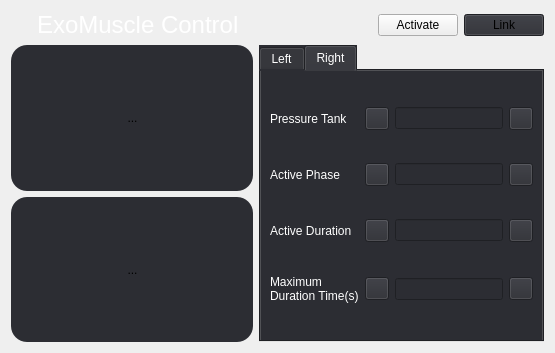
<?xml version="1.0" encoding="UTF-8"?>
<ui version="4.0">
 <class>Form</class>
 <widget class="QWidget" name="Form">
  <property name="geometry">
   <rect>
    <x>0</x>
    <y>0</y>
    <width>555</width>
    <height>353</height>
   </rect>
  </property>
  <property name="windowTitle">
   <string>Form</string>
  </property>
  <property name="styleSheet">
   <string notr="true"/>
  </property>
  <layout class="QVBoxLayout" name="verticalLayout_2">
   <property name="leftMargin">
    <number>0</number>
   </property>
   <property name="topMargin">
    <number>0</number>
   </property>
   <property name="rightMargin">
    <number>0</number>
   </property>
   <property name="bottomMargin">
    <number>0</number>
   </property>
   <item>
    <widget class="QWidget" name="exo_ctl_wid" native="true">
     <layout class="QVBoxLayout" name="verticalLayout_3">
      <property name="leftMargin">
       <number>11</number>
      </property>
      <property name="topMargin">
       <number>11</number>
      </property>
      <property name="rightMargin">
       <number>11</number>
      </property>
      <property name="bottomMargin">
       <number>11</number>
      </property>
      <item>
       <layout class="QHBoxLayout" name="horizontalLayout_3">
        <item>
         <layout class="QHBoxLayout" name="horizontalLayout">
          <item>
           <widget class="QLabel" name="label">
            <property name="minimumSize">
             <size>
              <width>20</width>
              <height>20</height>
             </size>
            </property>
            <property name="maximumSize">
             <size>
              <width>20</width>
              <height>20</height>
             </size>
            </property>
            <property name="text">
             <string/>
            </property>
            <property name="pixmap">
             <pixmap resource="../lib/assets/res.qrc">:/newPrefix/images/icon-park-solid_muscle.png</pixmap>
            </property>
            <property name="scaledContents">
             <bool>true</bool>
            </property>
           </widget>
          </item>
          <item>
           <widget class="QLabel" name="label_2">
            <property name="styleSheet">
             <string notr="true">font-size:24px;
color:#ffffff;</string>
            </property>
            <property name="text">
             <string>ExoMuscle Control</string>
            </property>
           </widget>
          </item>
         </layout>
        </item>
        <item>
         <spacer name="horizontalSpacer">
          <property name="orientation">
           <enum>Qt::Horizontal</enum>
          </property>
          <property name="sizeHint" stdset="0">
           <size>
            <width>40</width>
            <height>20</height>
           </size>
          </property>
         </spacer>
        </item>
        <item>
         <layout class="QHBoxLayout" name="horizontalLayout_2">
          <item>
           <widget class="QPushButton" name="connect_btn">
            <property name="styleSheet">
             <string notr="true"/>
            </property>
            <property name="text">
             <string>Activate</string>
            </property>
           </widget>
          </item>
          <item>
           <widget class="QPushButton" name="pushButton_2">
            <property name="styleSheet">
             <string notr="true">background-color:#2C2D33;</string>
            </property>
            <property name="text">
             <string>Link</string>
            </property>
           </widget>
          </item>
         </layout>
        </item>
       </layout>
      </item>
      <item>
       <layout class="QHBoxLayout" name="horizontalLayout_6">
        <item>
         <layout class="QVBoxLayout" name="verticalLayout">
          <item>
           <widget class="QWidget" name="widget" native="true">
            <property name="styleSheet">
             <string notr="true">background-color: #2C2D33;
border-radius:16px;</string>
            </property>
            <layout class="QVBoxLayout" name="verticalLayout_4">
             <item>
              <spacer name="verticalSpacer_3">
               <property name="orientation">
                <enum>Qt::Vertical</enum>
               </property>
               <property name="sizeHint" stdset="0">
                <size>
                 <width>20</width>
                 <height>1</height>
                </size>
               </property>
              </spacer>
             </item>
             <item>
              <layout class="QHBoxLayout" name="horizontalLayout_4">
               <item>
                <spacer name="horizontalSpacer_2">
                 <property name="orientation">
                  <enum>Qt::Horizontal</enum>
                 </property>
                 <property name="sizeHint" stdset="0">
                  <size>
                   <width>40</width>
                   <height>20</height>
                  </size>
                 </property>
                </spacer>
               </item>
               <item>
                <widget class="QToolButton" name="lerft_forward_btn">
                 <property name="text">
                  <string>...</string>
                 </property>
                 <property name="icon">
                  <iconset resource="../lib/assets/res.qrc">
                   <normaloff>:/newPrefix/images/prime_sort-up-fill (3).png</normaloff>:/newPrefix/images/prime_sort-up-fill (3).png</iconset>
                 </property>
                 <property name="iconSize">
                  <size>
                   <width>30</width>
                   <height>30</height>
                  </size>
                 </property>
                </widget>
               </item>
               <item>
                <spacer name="horizontalSpacer_3">
                 <property name="orientation">
                  <enum>Qt::Horizontal</enum>
                 </property>
                 <property name="sizeHint" stdset="0">
                  <size>
                   <width>40</width>
                   <height>20</height>
                  </size>
                 </property>
                </spacer>
               </item>
              </layout>
             </item>
             <item>
              <spacer name="verticalSpacer_4">
               <property name="orientation">
                <enum>Qt::Vertical</enum>
               </property>
               <property name="sizeHint" stdset="0">
                <size>
                 <width>20</width>
                 <height>1</height>
                </size>
               </property>
              </spacer>
             </item>
            </layout>
           </widget>
          </item>
          <item>
           <widget class="QWidget" name="widget_2" native="true">
            <property name="styleSheet">
             <string notr="true">background-color: #2C2D33;
border-radius:16px;</string>
            </property>
            <layout class="QVBoxLayout" name="verticalLayout_5">
             <item>
              <spacer name="verticalSpacer_6">
               <property name="orientation">
                <enum>Qt::Vertical</enum>
               </property>
               <property name="sizeHint" stdset="0">
                <size>
                 <width>20</width>
                 <height>5</height>
                </size>
               </property>
              </spacer>
             </item>
             <item>
              <layout class="QHBoxLayout" name="horizontalLayout_5">
               <item>
                <spacer name="horizontalSpacer_4">
                 <property name="orientation">
                  <enum>Qt::Horizontal</enum>
                 </property>
                 <property name="sizeHint" stdset="0">
                  <size>
                   <width>40</width>
                   <height>20</height>
                  </size>
                 </property>
                </spacer>
               </item>
               <item>
                <widget class="QToolButton" name="left_backward_btn">
                 <property name="text">
                  <string>...</string>
                 </property>
                 <property name="icon">
                  <iconset resource="../lib/assets/res.qrc">
                   <normaloff>:/newPrefix/images/backward.png</normaloff>:/newPrefix/images/backward.png</iconset>
                 </property>
                 <property name="iconSize">
                  <size>
                   <width>30</width>
                   <height>30</height>
                  </size>
                 </property>
                </widget>
               </item>
               <item>
                <spacer name="horizontalSpacer_5">
                 <property name="orientation">
                  <enum>Qt::Horizontal</enum>
                 </property>
                 <property name="sizeHint" stdset="0">
                  <size>
                   <width>40</width>
                   <height>20</height>
                  </size>
                 </property>
                </spacer>
               </item>
              </layout>
             </item>
             <item>
              <spacer name="verticalSpacer_5">
               <property name="orientation">
                <enum>Qt::Vertical</enum>
               </property>
               <property name="sizeHint" stdset="0">
                <size>
                 <width>20</width>
                 <height>5</height>
                </size>
               </property>
              </spacer>
             </item>
            </layout>
           </widget>
          </item>
         </layout>
        </item>
        <item>
         <widget class="QTabWidget" name="exo_ctl_tab">
          <property name="styleSheet">
           <string notr="true">background-color:#2C2D33;
color:#FFFFFF;
</string>
          </property>
          <property name="tabPosition">
           <enum>QTabWidget::North</enum>
          </property>
          <property name="tabShape">
           <enum>QTabWidget::Rounded</enum>
          </property>
          <property name="currentIndex">
           <number>1</number>
          </property>
          <property name="elideMode">
           <enum>Qt::ElideMiddle</enum>
          </property>
          <property name="documentMode">
           <bool>false</bool>
          </property>
          <property name="tabsClosable">
           <bool>false</bool>
          </property>
          <property name="movable">
           <bool>false</bool>
          </property>
          <property name="tabBarAutoHide">
           <bool>false</bool>
          </property>
          <widget class="QWidget" name="exo_left_tab">
           <attribute name="title">
            <string>Left</string>
           </attribute>
          </widget>
          <widget class="QWidget" name="exo_right_tab">
           <attribute name="title">
            <string>Right</string>
           </attribute>
           <layout class="QGridLayout" name="gridLayout">
            <item row="0" column="0">
             <widget class="QLabel" name="pressure_tank_lbl">
              <property name="text">
               <string>Pressure Tank</string>
              </property>
             </widget>
            </item>
            <item row="0" column="1">
             <widget class="QToolButton" name="pressure_decrement_btn">
              <property name="text">
               <string/>
              </property>
              <property name="icon">
               <iconset resource="../lib/assets/res.qrc">
                <normaloff>:/newPrefix/images/lsicon_minus-filled.png</normaloff>:/newPrefix/images/lsicon_minus-filled.png</iconset>
              </property>
             </widget>
            </item>
            <item row="0" column="2">
             <widget class="QLineEdit" name="lineEdit"/>
            </item>
            <item row="0" column="3">
             <widget class="QToolButton" name="pressure_increment_btn">
              <property name="text">
               <string/>
              </property>
              <property name="icon">
               <iconset resource="../lib/assets/res.qrc">
                <normaloff>:/newPrefix/images/carbon_add-filled.png</normaloff>:/newPrefix/images/carbon_add-filled.png</iconset>
              </property>
             </widget>
            </item>
            <item row="1" column="0">
             <widget class="QLabel" name="active_phase_lbl">
              <property name="text">
               <string>Active Phase</string>
              </property>
             </widget>
            </item>
            <item row="1" column="1">
             <widget class="QToolButton" name="activeph_decrement_btn">
              <property name="text">
               <string/>
              </property>
              <property name="icon">
               <iconset resource="../lib/assets/res.qrc">
                <normaloff>:/newPrefix/images/lsicon_minus-filled.png</normaloff>:/newPrefix/images/lsicon_minus-filled.png</iconset>
              </property>
             </widget>
            </item>
            <item row="1" column="2">
             <widget class="QLineEdit" name="lineEdit_2"/>
            </item>
            <item row="1" column="3">
             <widget class="QToolButton" name="activeph_increment_btn">
              <property name="text">
               <string/>
              </property>
              <property name="icon">
               <iconset resource="../lib/assets/res.qrc">
                <normaloff>:/newPrefix/images/carbon_add-filled.png</normaloff>:/newPrefix/images/carbon_add-filled.png</iconset>
              </property>
             </widget>
            </item>
            <item row="2" column="0">
             <widget class="QLabel" name="active_duration_lbl">
              <property name="text">
               <string>Active Duration</string>
              </property>
             </widget>
            </item>
            <item row="2" column="1">
             <widget class="QToolButton" name="activedur_decrement_btn">
              <property name="text">
               <string/>
              </property>
              <property name="icon">
               <iconset resource="../lib/assets/res.qrc">
                <normaloff>:/newPrefix/images/lsicon_minus-filled.png</normaloff>:/newPrefix/images/lsicon_minus-filled.png</iconset>
              </property>
             </widget>
            </item>
            <item row="2" column="2">
             <widget class="QLineEdit" name="lineEdit_3"/>
            </item>
            <item row="2" column="3">
             <widget class="QToolButton" name="activedur_increment_btn">
              <property name="text">
               <string/>
              </property>
              <property name="icon">
               <iconset resource="../lib/assets/res.qrc">
                <normaloff>:/newPrefix/images/carbon_add-filled.png</normaloff>:/newPrefix/images/carbon_add-filled.png</iconset>
              </property>
             </widget>
            </item>
            <item row="3" column="0">
             <widget class="QLabel" name="active_duration_lbl_2">
              <property name="text">
               <string>Maximum
Duration Time(s)</string>
              </property>
             </widget>
            </item>
            <item row="3" column="1">
             <widget class="QToolButton" name="activedur_decrement_btn_2">
              <property name="text">
               <string/>
              </property>
              <property name="icon">
               <iconset resource="../lib/assets/res.qrc">
                <normaloff>:/newPrefix/images/lsicon_minus-filled.png</normaloff>:/newPrefix/images/lsicon_minus-filled.png</iconset>
              </property>
             </widget>
            </item>
            <item row="3" column="2">
             <widget class="QLineEdit" name="lineEdit_4"/>
            </item>
            <item row="3" column="3">
             <widget class="QToolButton" name="activedur_increment_btn_2">
              <property name="text">
               <string/>
              </property>
              <property name="icon">
               <iconset resource="../lib/assets/res.qrc">
                <normaloff>:/newPrefix/images/carbon_add-filled.png</normaloff>:/newPrefix/images/carbon_add-filled.png</iconset>
              </property>
             </widget>
            </item>
           </layout>
          </widget>
         </widget>
        </item>
       </layout>
      </item>
     </layout>
    </widget>
   </item>
  </layout>
 </widget>
 <resources>
  <include location="../lib/assets/res.qrc"/>
 </resources>
 <connections/>
</ui>
